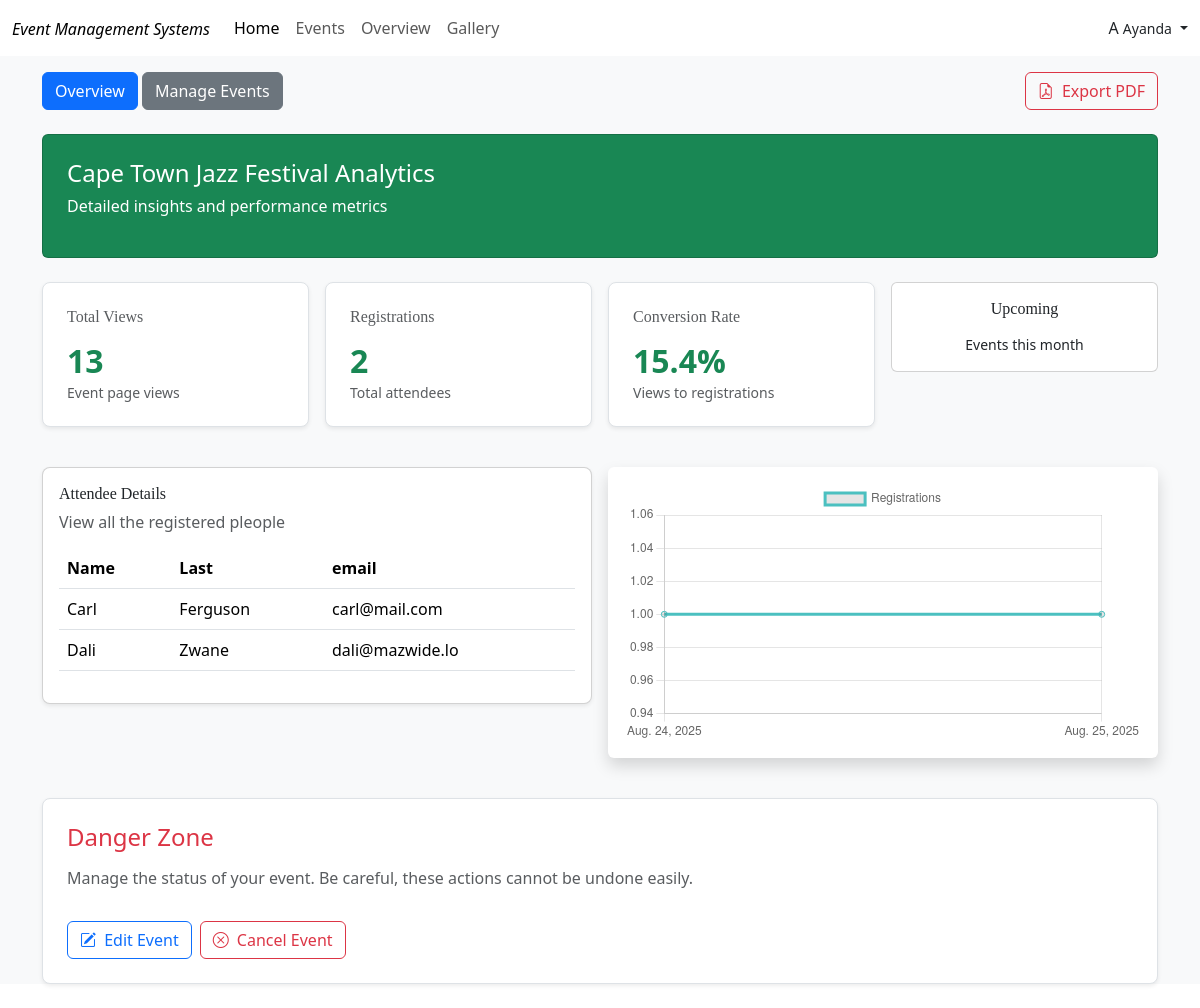
/event-analytics/1/ (signed in), run on the app's committed database.
### event_app/models.py (models this page shows, shortened)
class CustomUser(AbstractUser):
    ROLE_CHOICES = [
        ('admin', 'Admin'),
        ('organizer', 'Organizer'),
        ('attendee', 'Attendee'),
    ]
    contact_number = models.CharField(max_length=15, blank=True, null=True)
    role = models.CharField(max_length=20, choices=ROLE_CHOICES, default='organizer')

class Event(models.Model):
    MUSIC_ARTS = 'music-arts'
    BUSINESS = 'business'
    SPORTS = 'sports'
    TECHNOLOGY = 'technology'
    FOOD_DRINK = 'food-drink'
    HEALTH_WELLNESS = 'health-wellness'
    EDUCATION = 'education'
    COMMUNITY = 'community'
    CHARITY = 'charity'
    GOVERNMENT = 'government'
    TOURISM = 'tourism'
    CATEGORY_CHOICES = [
        (MUSIC_ARTS, 'Music & Arts'),
        (BUSINESS, 'Business & Professional'),
        (SPORTS, 'Sports & Fitness'),
        (TECHNOLOGY, 'Technology'),
        (FOOD_DRINK, 'Food & Drink'),
        (HEALTH_WELLNESS, 'Health & Wellness'),
        (EDUCATION, 'Education & Learning'),
        (COMMUNITY, 'Community & Culture'),
        (CHARITY, 'Charity & Fundraising'),
        (GOVERNMENT, 'Government & Politics'),
        (TOURISM, 'Tourism & Hospitality'),
    ]
    DRAFT = 'draft'
    PUBLISHED = 'published'
    CANCELLED = 'cancelled'
    COMPLETED = 'completed'
    STATUS_CHOICES = [
        (DRAFT, 'Draft'),
        (PUBLISHED, 'Published'),
        (CANCELLED, 'Cancelled'),
        (COMPLETED, 'Completed'),
    ]
    title = models.CharField(max_length=200)
    description = models.TextField()
    category = models.CharField(max_length=80, choices=CATEGORY_CHOICES)
    status = models.CharField(max_length=20, choices=STATUS_CHOICES, default=DRAFT)
    organizer = models.ForeignKey(User, on_delete=models.CASCADE, related_name='organized_events')
    is_approved = models.BooleanField(default=False)
    attendees = models.ManyToManyField(
        Attendee,
        through='EventRegistration',
        related_name='events',
        blank=True
    )
    start_date = models.DateField()
    end_date = models.DateField()
    start_time = models.TimeField()
    end_time = models.TimeField()
    venue = models.CharField(max_length=200)
    city = models.CharField(max_length=100)
    is_online = models.BooleanField(default=False)
    online_link = models.URLField(blank=True, null=True)
    image = models.ImageField(upload_to='event_images/', blank=True, null=True)
    tags = models.TextField(help_text='Comma-separated tags', blank=True)
    max_attendees = models.PositiveIntegerField(blank=True, null=True)
    registration_deadline = models.DateTimeField(blank=True, null=True)
    views_count = models.PositiveIntegerField(default=0, editable=False)
    created_at = models.DateTimeField(auto_now_add=True)
    updated_at = models.DateTimeField(auto_now=True)
    class Meta:
        ordering = ['-created_at']

class Attendee(models.Model):
    first_name = models.CharField(max_length=100)
    last_name = models.CharField(max_length=100)
    email = models.EmailField(unique=True)
    user = models.OneToOneField(CustomUser, on_delete=models.CASCADE, blank=True, null=True, related_name='attendee_profile')
    created_at = models.DateTimeField(auto_now_add=True)
    updated_at = models.DateTimeField(auto_now=True)
    class Meta:
        ordering = ['first_name', 'last_name']
        verbose_name = 'Attendee'
        verbose_name_plural = 'Attendees'

### event_app/event_views.py (the view)
# urls.py: path('event-analytics/<int:event_id>/', event_views.event_analytics, name="event_analytics"),
@login_required
def event_analytics(request, event_id):
    user = request.user
    event = get_object_or_404(Event, id=event_id)
    if user != event.organizer:
        messages.error(request, 'You are not permitted to access this page.')
        return redirect('event_details', event_id=event.id)
    total_views = event.views_count
    total_registrations = event.attendees.count()
    conversion_rate = 0
    if total_views > 0:
        conversion_rate = round((total_registrations / total_views) * 100, 1)
    registered_users = event.attendees.all()
    registrations_over_time = (
        EventRegistration.objects.filter(event=event)
        .annotate(date=TruncDate("registered_at"))
        .values("date")
        .annotate(count=Count("id"))
        .order_by("date")
    )
    context = {
        'event': event,
        'total_views': total_views,
        'total_registrations': total_registrations,
        'conversion_rate': conversion_rate,
        'registered_users': registered_users,
        'registrations_over_time': list(registrations_over_time),
    }
    return render(request, 'event_analytics.html', context)

### templates/event_analytics.html (shortened to what this page needs)
{% extends "base.html" %}
{% block content %}
<div class="container">
    <div class="d-flex justify-content-between align-items-center pt-3 mb-4">
        <div>
            <a href="{% url 'organizer_overview' %}" class="btn btn-primary">Overview</a>
            <a href="" class="btn btn-secondary">Manage Events</a>
        </div>
        <div>
            <a href="" class="btn btn-outline-danger">
                <i class="bi bi-file-earmark-pdf me-1"></i> Export PDF
            </a>
        </div>
    </div>
    <div class="card p-4 mb-4 bg-success text-white">
        <h4>{{event.title}} Analytics</h4>
        <p>Detailed insights and performance metrics</p>
    </div>
    <div class="row g-3 mb-4">
        <div class="col-md-3">
            <div class="card border rounded-3 p-4 mb-3 shadow-sm">
                <div class="d-flex align-items-center justify-content-between mb-3">
                    <h6 class="h6 text-muted mb-0">Total Views</h6>
                </div>
                <div>
                    <p class="h2 fw-bold text-success mb-1">
                        {{total_views}}
                    </p>
                    <p class="text-muted small mb-0">Event page views</p>
                </div>
            </div>
        </div>
        <div class="col-md-3">
            <div class="card border rounded-3 p-4 mb-3 shadow-sm">
                <div class="d-flex align-items-center justify-content-between mb-3">
                    <h6 class="h6 text-muted mb-0">Registrations</h6>
                </div>
                <div>
                    <p class="h2 fw-bold text-success mb-1">
                        {{total_registrations}}
                    </p>
                    <p class="text-muted small mb-0">Total attendees</p>
                </div>
            </div>
        </div>
        <div class="col-md-3">
            <div class="card border rounded-3 p-4 mb-3 shadow-sm">
                <div class="d-flex align-items-center justify-content-between mb-3">
                    <h6 class="h6 text-muted mb-0">Conversion Rate</h6>
                </div>
                <div>
                    <p class="h2 fw-bold text-success mb-1">
                        {{conversion_rate}}%
                    </p>
                    <p class="text-muted small mb-0">Views to registrations</p>
                </div>
            </div>
        </div>
        <div class="col-md-3">
            <div class="card p-3 text-center">
                <h6>Upcoming</h6>
                <small>Events this month</small>
            </div>
        </div>
    </div>
    <div class="row g-3">
        <div class="col-md-6">
            <div class="card shadow-sm rounded-3 p-3 mb">
                <div>
                    <h6>Attendee Details</h6>
                    <p class="text-muted">View all the registered pleople</p>
                </div>
                <div class="">
                    {% if registered_users%}
                    <table class="table">
                        <thead>
                            <tr>
                                <th scope="col">Name</th>
                                <th scope="col">Last</th>
                                <th scope="col">email</th>
                            </tr>
                        </thead>
                        <tbody>
                            {% for attendee in registered_users %}
                            <tr>
                                <td>{{ attendee.first_name }}</td>
                                <td>{{attendee.last_name}}</td>
                                <td>{{attendee.email}}</td>
                            </tr>
                            {% endfor %}
                        </tbody>
                    </table>
                    {% else %}
                    <p class="text-muted">No one has registered.</p>
                    {% endif %}
                </div>
            </div>
        </div>
        <div class="col-md-6">
            <div class="bg-white rounded shadow p-3 mb-3">
                {%if total_registrations > 0 %}
                <canvas id="registrationsChart"></canvas>
                {% else %}
                <p class="text-muted">No one has registered yet. Create your first event to see the what we have cooked
                    for
                    you!</p>
                {% endif %}
            </div>
        </div>
    </div>
    <div class="card border rounded-3 p-4 mb-4 shadow-sm mt-4">
        <h4 class="text-danger mb-3">Danger Zone</h4>
        <p class="text-muted">Manage the status of your event. Be careful, these actions cannot be undone easily.</p>
        <div class="d-flex flex-wrap gap-2 mt-3">
            <a href="{% url 'edit_event' event.pk %}" class="btn btn-outline-primary">
                <i class="bi bi-pencil-square me-1"></i> Edit Event
            </a>
            {% if event.status != 'cancelled' %}
            <form method="post" action="{% url 'cancel_event' event.pk %}" class="d-inline">
                <button type="submit" class="btn btn-outline-danger"
                    onclick="return confirm('Are you sure you want to cancel this event?')">
                    <i class="bi bi-x-circle me-1"></i> Cancel Event
                </button>
            </form>
            {% endif %}
        </div>
    </div>
</div>
<script>
    const ctx = document.getElementById('registrationsChart');
    const data = {
        labels: [
            {% for item in registrations_over_time %}
    "{{ item.date }}",
        {% endfor %}
    ],
    datasets: [{
        label: "Registrations",
        data: [
            {% for item in registrations_over_time %}
          {{ item.count }},
    {% endfor %}
    ],
        fill: false,
            borderColor: 'rgb(75, 192, 192)',
                tension: 0.1
    }]
  };
    new Chart(ctx, {
        type: 'line',
        data: data,
    });
</script>
{% endblock content %}

### templates/partials/navbar.html (shortened to what this page needs)
<nav class="navbar navbar-expand-lg" id="navbar">
  <div class="container-fluid">
    <a class="navbar-brand text-center" href="{% url 'home' %}"><span style="font-style: italic; font-size: 16px;">Event Management Systems</span> </a>
    <div class="collapse navbar-collapse" id="navbarSupportedContent">
      <ul class="navbar-nav me-auto mb-2 mb-lg-0">
        <li class="nav-item">
          <a class="nav-link active" aria-current="page" href="{% url 'home' %}"
            >Home</a
          >
        </li>
        <li class="nav-item">
          <a class="nav-link" href="{% url 'upcoming_events' %}">Events</a>
        </li>
        {% if user.is_authenticated %}
        <li class="nav-item">
          <a class="nav-link" href="{% url 'organizer_overview' %}">Overview</a>
        </li>
        {%endif%}
        <li class="nav-item">
          <a class="nav-link" href="">Gallery</a>
        </li>
      </ul>
      <div class="ms-auto">
        {% if user.is_authenticated%}
        <div class="dropdown text-end">
          <a
            href="#"
            class="d-flex justify-content-center align-items-center gap-1 link-dark text-decoration-none dropdown-toggle"
            id="userDropdown"
            data-bs-toggle="dropdown"
            aria-expanded="false"
          >
            <div class="user-circle">{{ user.username|slice:":1"|upper }}</div>
            <small class="username-text">{{ user.username }}</small>
          </a>
        </div>
        {%endif%}
      </div>
    </div>
  </div>
</nav>

### data on the page
CustomUser: username "A", username "Ayanda"
Event: title "Cape Town Jazz Festival"
Attendee: first_name "Carl", last_name "Ferguson", email "carl@mail.com"
Attendee: first_name "Dali", last_name "Zwane", email "dali@mazwide.lo"

### other printed values
{{ total_views }} "13"
{{ total_registrations }} "2"
{{ conversion_rate }} "15.4"
chart data {{ item.count }} 1, 1
